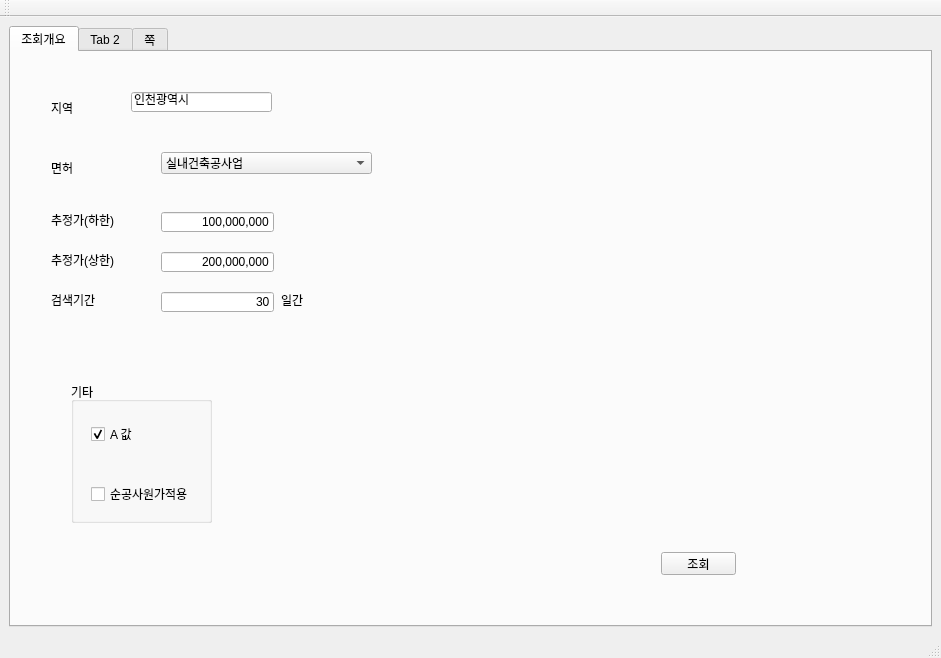
<?xml version="1.0" encoding="UTF-8"?>
<ui version="4.0">
 <class>MainWindow</class>
 <widget class="QMainWindow" name="MainWindow">
  <property name="geometry">
   <rect>
    <x>0</x>
    <y>0</y>
    <width>941</width>
    <height>658</height>
   </rect>
  </property>
  <property name="windowTitle">
   <string>MainWindow</string>
  </property>
  <widget class="QWidget" name="centralwidget">
   <layout class="QGridLayout" name="gridLayout">
    <item row="1" column="0">
     <widget class="QTabWidget" name="tabWidget">
      <property name="currentIndex">
       <number>0</number>
      </property>
      <widget class="QWidget" name="tab_1">
       <attribute name="title">
        <string>조회개요</string>
       </attribute>
       <widget class="QComboBox" name="indus_cb">
        <property name="geometry">
         <rect>
          <x>150</x>
          <y>100</y>
          <width>211</width>
          <height>22</height>
         </rect>
        </property>
        <property name="currentIndex">
         <number>0</number>
        </property>
        <item>
         <property name="text">
          <string>실내건축공사업</string>
         </property>
        </item>
        <item>
         <property name="text">
          <string>기계설비,가스공사업</string>
         </property>
        </item>
        <item>
         <property name="text">
          <string>전문소방시설공사업</string>
         </property>
        </item>
        <item>
         <property name="text">
          <string>일반소방시설공사업기계</string>
         </property>
        </item>
        <item>
         <property name="text">
          <string>일반소방시설공사업전기</string>
         </property>
        </item>
        <item>
         <property name="text">
          <string>금속창호ㆍ지붕건축물조립공사업</string>
         </property>
        </item>
        <item>
         <property name="text">
          <string>시설물유지관리업</string>
         </property>
        </item>
        <item>
         <property name="text">
          <string>철근ㆍ콘크리트공사업</string>
         </property>
        </item>
       </widget>
       <widget class="QLineEdit" name="presmptPrceEnd">
        <property name="geometry">
         <rect>
          <x>150</x>
          <y>200</y>
          <width>113</width>
          <height>20</height>
         </rect>
        </property>
        <property name="text">
         <string>200,000,000</string>
        </property>
        <property name="alignment">
         <set>Qt::AlignRight|Qt::AlignTrailing|Qt::AlignVCenter</set>
        </property>
       </widget>
       <widget class="QLineEdit" name="days">
        <property name="geometry">
         <rect>
          <x>150</x>
          <y>240</y>
          <width>113</width>
          <height>20</height>
         </rect>
        </property>
        <property name="text">
         <string>30</string>
        </property>
        <property name="alignment">
         <set>Qt::AlignRight|Qt::AlignTrailing|Qt::AlignVCenter</set>
        </property>
       </widget>
       <widget class="QLineEdit" name="presmptPrceBgn">
        <property name="geometry">
         <rect>
          <x>150</x>
          <y>160</y>
          <width>113</width>
          <height>20</height>
         </rect>
        </property>
        <property name="text">
         <string>100,000,000</string>
        </property>
        <property name="alignment">
         <set>Qt::AlignRight|Qt::AlignTrailing|Qt::AlignVCenter</set>
        </property>
       </widget>
       <widget class="QLabel" name="label_3">
        <property name="geometry">
         <rect>
          <x>40</x>
          <y>160</y>
          <width>71</width>
          <height>16</height>
         </rect>
        </property>
        <property name="text">
         <string>추정가(하한)</string>
        </property>
       </widget>
       <widget class="QLabel" name="label_4">
        <property name="geometry">
         <rect>
          <x>40</x>
          <y>200</y>
          <width>71</width>
          <height>16</height>
         </rect>
        </property>
        <property name="text">
         <string>추정가(상한)</string>
        </property>
       </widget>
       <widget class="QLabel" name="label_6">
        <property name="geometry">
         <rect>
          <x>270</x>
          <y>240</y>
          <width>71</width>
          <height>16</height>
         </rect>
        </property>
        <property name="text">
         <string>일간</string>
        </property>
       </widget>
       <widget class="QLabel" name="label_5">
        <property name="geometry">
         <rect>
          <x>40</x>
          <y>240</y>
          <width>71</width>
          <height>16</height>
         </rect>
        </property>
        <property name="text">
         <string>검색기간</string>
        </property>
       </widget>
       <widget class="QLabel" name="label_2">
        <property name="geometry">
         <rect>
          <x>40</x>
          <y>110</y>
          <width>56</width>
          <height>12</height>
         </rect>
        </property>
        <property name="text">
         <string>면허</string>
        </property>
       </widget>
       <widget class="QLabel" name="label">
        <property name="geometry">
         <rect>
          <x>40</x>
          <y>50</y>
          <width>56</width>
          <height>12</height>
         </rect>
        </property>
        <property name="text">
         <string>지역</string>
        </property>
       </widget>
       <widget class="QLineEdit" name="region">
        <property name="geometry">
         <rect>
          <x>120</x>
          <y>40</y>
          <width>141</width>
          <height>20</height>
         </rect>
        </property>
        <property name="text">
         <string>인천광역시</string>
        </property>
       </widget>
       <widget class="QPushButton" name="pushButton">
        <property name="geometry">
         <rect>
          <x>650</x>
          <y>500</y>
          <width>75</width>
          <height>23</height>
         </rect>
        </property>
        <property name="text">
         <string>조회</string>
        </property>
       </widget>
       <widget class="QGroupBox" name="groupBox">
        <property name="geometry">
         <rect>
          <x>60</x>
          <y>330</y>
          <width>141</width>
          <height>141</height>
         </rect>
        </property>
        <property name="title">
         <string>기타</string>
        </property>
        <widget class="QCheckBox" name="valuA_chk">
         <property name="geometry">
          <rect>
           <x>20</x>
           <y>40</y>
           <width>82</width>
           <height>24</height>
          </rect>
         </property>
         <property name="text">
          <string>A 값</string>
         </property>
         <property name="checked">
          <bool>true</bool>
         </property>
        </widget>
        <widget class="QCheckBox" name="checkBox_2">
         <property name="geometry">
          <rect>
           <x>20</x>
           <y>100</y>
           <width>111</width>
           <height>24</height>
          </rect>
         </property>
         <property name="text">
          <string>순공사원가적용</string>
         </property>
         <property name="checkable">
          <bool>false</bool>
         </property>
        </widget>
       </widget>
      </widget>
      <widget class="QWidget" name="tab_2">
       <attribute name="title">
        <string>Tab 2</string>
       </attribute>
       <layout class="QGridLayout" name="gridLayout_2">
        <item row="0" column="0">
         <widget class="QTableView" name="table_view"/>
        </item>
       </layout>
      </widget>
      <widget class="QWidget" name="tab">
       <attribute name="title">
        <string>쪽</string>
       </attribute>
      </widget>
     </widget>
    </item>
   </layout>
  </widget>
  <widget class="QMenuBar" name="menubar">
   <property name="geometry">
    <rect>
     <x>0</x>
     <y>0</y>
     <width>941</width>
     <height>23</height>
    </rect>
   </property>
  </widget>
  <widget class="QStatusBar" name="statusbar"/>
  <widget class="QToolBar" name="toolBar">
   <property name="windowTitle">
    <string>toolBar</string>
   </property>
   <attribute name="toolBarArea">
    <enum>TopToolBarArea</enum>
   </attribute>
   <attribute name="toolBarBreak">
    <bool>false</bool>
   </attribute>
  </widget>
 </widget>
 <resources/>
 <connections/>
</ui>
